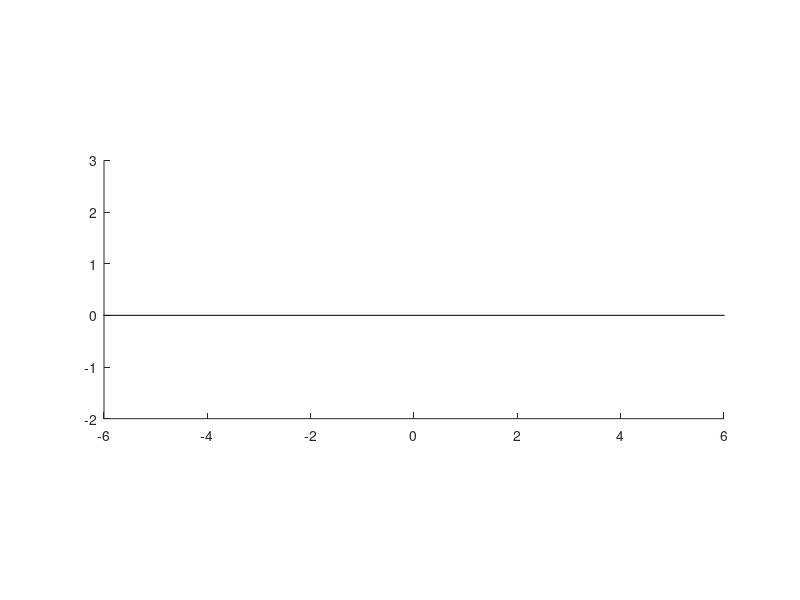

Write MATLAB code to recreate this figure.
1;
pkg load control


##**************************************************************************
##*                OCTAVE PROGRAMMING (e-Yantra 2019-20)
##*                ====================================
##*  This software is intended to teach Octave Programming and Mathematical
##*  Modeling concepts
##*  Theme: Biped Patrol
##*  Filename: Cart_Pendulum.m
##*  Version: 1.0.0  
##*  Date: November 3, 2019
##*
##*  Team ID :
##*  Team Leader Name:
##*  Team Member Name
##*
##*  
##*  Author: e-Yantra Project, Department of Computer Science
##*  and Engineering, Indian Institute of Technology Bombay.
##*  
##*  Software released under Creative Commons CC BY-NC-SA
##*
##*  For legal information refer to:
##*        http://creativecommons.org/licenses/by-nc-sa/4.0/legalcode 
##*     
##*
##*  This software is made available on an “AS IS WHERE IS BASIS”. 
##*  Licensee/end user indemnifies and will keep e-Yantra indemnified from
##*  any and all claim(s) that emanate from the use of the Software or 
##*  breach of the terms of this agreement.
##*  
##*  e-Yantra - An MHRD project under National Mission on Education using 
##*  ICT(NMEICT)
##*
##**************************************************************************


## Function : draw_cart_pendulum()
## ----------------------------------------------------
## Input:   y - State Vector. In case of inverted cart pendulum, the state variables
##              are position of cart x, velocity of cart x_dot, angle of pendulum
##              bob theta wrt vertical and angular velocity theta_dot of pendulum
##              bob.
##
## Purpose: Takes the state vector as input. It draws the inverted cart pendulum in 
##          a 2D plot.
function draw_cart_pendulum(y,m, M, L)
  x = y(1);
  theta = y(3);
  
  W = 1*sqrt(M/5);    # cart width
  H = 0.5*sqrt(M/5);  # cart height 
  wr = 0.2;           # wheel radius
  mr = 0.3*sqrt(m);    # mass radius 
  
  y = wr/2 + H/2;
  w1x = x - 0.9*W/2;
  w1y = 0;
  w2x = x + 0.9*W/2 - wr;
  w2y = 0;
  
  px = x - L*sin(theta);
  py = y + L*cos(theta);
   
  hold on;
  clf;
  axis equal;
  rectangle('Position',[x-W/2,y-H/2,W,H],'Curvature',.1,'FaceColor',[1 0.1 0.1])
  rectangle('Position',[w1x,w1y,wr,wr],'Curvature',1,'FaceColor',[0 0 0])
  rectangle('Position',[w2x,w2y,wr,wr],'Curvature',1,'FaceColor',[0 0 0])
  
  line ([-10 10], [0 0], "linestyle", "-", "color", "k");
  line ([x px], [y py], "linestyle", "-", "color", "k");
  rectangle('Position',[px-mr/2,py-mr/2,mr,mr],'Curvature',1,'FaceColor',[.1 0.1 1])
  
  xlim([-6 6]);
  ylim([-2 3]);
  set(gcf, 'Position', [200 300 1000 400]);
  drawnow
  hold off
endfunction
## Function : cart_pendulum_dynamics()
## ----------------------------------------------------
## Input:   y - State Vector. In case of inverted cart pendulum, the state variables
##              are position of cart x, velocity of cart x_dot, angle of pendulum
##              bob theta wrt vertical and angular velocity theta_dot of pendulum
##              bob.
##          m - Mass of pendulum bob
##          M - Mass of cart
##          L - Length of cart
##          g  - Acceleration due to gravity
##          u  - Input to the system. Input is the horizontal force acting on the cart.
##
## Output:  dy -  Derivative of State Vector.
##
## Purpose: Calculates the value of the vector dy according to the equations which 
##          govern this system.
function dy = cart_pendulum_dynamics(y, m, M, L, g,  u)
  
  sin_theta = sin(y(3)); #sintheta
  cos_theta = cos(y(3));
  dy(1,1) = y(2);
  dy(2,1) = ((u*L)+(m*g*L*cos_theta*sin_theta)-(m*L*L*y(3)*y(3)*sin_theta))/(((M+m)*L)-(m*cos_theta*cos_theta*L))
  dy(3,1) = y(4);
  dy(4,1) = ((u*m*L*cos_theta)+(m*g*L*sin_theta*(M+m))-(m*m*y(3)*y(3)*cos_theta*sin_theta*L*L))/((m*L*L*(M+m))-(m*L*cos_theta*m*L*cos_theta)); 

endfunction

## Function : sim_cart_pendulum()
## ----------------------------------------------------
## Input:   m - Mass of pendulum bob
##          M - Mass of cart
##          L - Length of c
##          g  - Acceleration due to gravity
##          y0 - Initial Condition of system
##
## Output:  t - Timestep
##          y - Solution array
##          
## Purpose: This function demonstrates the behavior of cart pendulum system without 
##          any external input (u).
##          This integrates the system of differential equation from t0 = 0 to 
##          tf = 10 with initial condition y0
function [t,y] = sim_cart_pendulum(m, M, L, g, y0)
  tspan = 0:0.1:10;                  ## Initialise time step           
  u = 0;                             ## No Input
  [t,y] = ode45(@(t,y)cart_pendulum_dynamics(y, m, M, L, g,  u),tspan,y0); ## Solving the differential equation    
endfunction

## Function : cart_pendulum_AB_matrix()
## ----------------------------------------------------
## Input:   m - Mass of pendulum bob
##          M - Mass of cart
##          L - Length of cart
##          g  - Acceleration due to gravity
##
## Output:  A - A matrix of system
##          B - B matrix of system
##          
## Purpose: Declare the A and B matrices in this function.
function [A, B] = cart_pendulum_AB_matrix(m , M, L, g)
  A = 0;
  B = 0;  
endfunction

## Function : pole_place_cart_pendulum()
## ----------------------------------------------------
## Input:   m - Mass of pendulum bob
##          M - Mass of cart
##          L - Length of cart
##          g  - Acceleration due to gravity
##          y_setpoint - Reference Point
##          y0 - Initial Condition
##
## Output:  t - Timestep
##          y - Solution array
##          
## Purpose: This function demonstrates the behavior of inverted cart pendulum with 
##          external input using the pole_placement controller
##          This integrates the system of differential equation from t0 = 0 to 
##          tf = 10 with initial condition y0 and input u = -Kx where K is
##          calculated using Pole Placement Technique.
function [t,y] = pole_place_cart_pendulum(m, M, L, g, y_setpoint, y0)
  
  tspan = 0:0.1:10;
  [t,y] = 0;
endfunction

## Function : lqr_cart_pendulum()
## ----------------------------------------------------
## Input:   m - Mass of pendulum bob
##          M - Mass of cart
##          L - Length of cart
##          g  - Acceleration due to gravity
##          y_setpoint - Reference Point
##          y0 - Initial Condition
##
## Output:  t - Timestep
##          y - Solution array
##          
## Purpose: This function demonstrates the behavior of inverted cart pendulum with 
##          external input using the LQR controller
##          This integrates the system of differential equation from t0 = 0 to 
##          tf = 10 with initial condition y0 and input u = -Kx where K is
##          calculated using LQR Controller.
function [t,y] = lqr_cart_pendulum(m, M, L, g, y_setpoint, y0)
  
  tspan = 0:0.1:10;
  [t,y] = 0;
endfunction

## Function : cart_pendulum_main()
## ----------------------------------------------------
## Purpose: Used for testing out the various controllers by calling their 
##          respective functions and observing the behavior of the system. Constant
##          parameters like mass of cart, mass of pendulum bob etc are declared here.
function cart_pendulum_main()
  m = 1;
  M = 5;
  L = 2;
  g = 9.8;
  y0 = [-4; 0; pi + 0.8; 0];
  y_setpoint = [0; 0; pi; 0];
  
  [t,y] = sim_cart_pendulum(m, M, L, g, y0);
##  [t,y] = pole_place_cart_pendulum(m, M, L, g, y_setpoint, y0);
##  [t,y] = lqr_cart_pendulum(m, M, L, g, y_setpoint, y0);
  
  for k = 1:length(t)
    draw_cart_pendulum(y(k, :), m, M, L);  
  endfor
  
endfunction
cart_pendulum_main()
